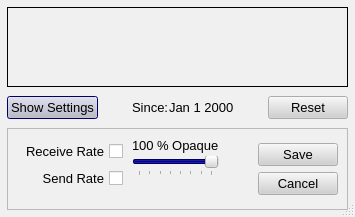
<ui version="4.0" >
 <author></author>
 <comment></comment>
 <exportmacro></exportmacro>
 <class>BandwidthGraph</class>
 <widget class="QDialog" name="BandwidthGraph" >
  <property name="geometry" >
   <rect>
    <x>0</x>
    <y>0</y>
    <width>353</width>
    <height>202</height>
   </rect>
  </property>
  <property name="palette" >
   <palette>
    <active>
     <color>
      <red>0</red>
      <green>0</green>
      <blue>0</blue>
     </color>
     <color>
      <red>208</red>
      <green>208</green>
      <blue>208</blue>
     </color>
     <color>
      <red>255</red>
      <green>255</green>
      <blue>255</blue>
     </color>
     <color>
      <red>247</red>
      <green>247</green>
      <blue>247</blue>
     </color>
     <color>
      <red>120</red>
      <green>120</green>
      <blue>120</blue>
     </color>
     <color>
      <red>160</red>
      <green>160</green>
      <blue>160</blue>
     </color>
     <color>
      <red>0</red>
      <green>0</green>
      <blue>0</blue>
     </color>
     <color>
      <red>255</red>
      <green>255</green>
      <blue>255</blue>
     </color>
     <color>
      <red>0</red>
      <green>0</green>
      <blue>0</blue>
     </color>
     <color>
      <red>255</red>
      <green>255</green>
      <blue>255</blue>
     </color>
     <color>
      <red>240</red>
      <green>240</green>
      <blue>240</blue>
     </color>
     <color>
      <red>0</red>
      <green>0</green>
      <blue>0</blue>
     </color>
     <color>
      <red>0</red>
      <green>0</green>
      <blue>128</blue>
     </color>
     <color>
      <red>255</red>
      <green>255</green>
      <blue>255</blue>
     </color>
     <color>
      <red>0</red>
      <green>0</green>
      <blue>255</blue>
     </color>
     <color>
      <red>255</red>
      <green>0</green>
      <blue>255</blue>
     </color>
     <color>
      <red>247</red>
      <green>247</green>
      <blue>247</blue>
     </color>
    </active>
    <inactive>
     <color>
      <red>0</red>
      <green>0</green>
      <blue>0</blue>
     </color>
     <color>
      <red>208</red>
      <green>208</green>
      <blue>208</blue>
     </color>
     <color>
      <red>255</red>
      <green>255</green>
      <blue>255</blue>
     </color>
     <color>
      <red>247</red>
      <green>247</green>
      <blue>247</blue>
     </color>
     <color>
      <red>120</red>
      <green>120</green>
      <blue>120</blue>
     </color>
     <color>
      <red>160</red>
      <green>160</green>
      <blue>160</blue>
     </color>
     <color>
      <red>0</red>
      <green>0</green>
      <blue>0</blue>
     </color>
     <color>
      <red>255</red>
      <green>255</green>
      <blue>255</blue>
     </color>
     <color>
      <red>0</red>
      <green>0</green>
      <blue>0</blue>
     </color>
     <color>
      <red>255</red>
      <green>255</green>
      <blue>255</blue>
     </color>
     <color>
      <red>240</red>
      <green>240</green>
      <blue>240</blue>
     </color>
     <color>
      <red>0</red>
      <green>0</green>
      <blue>0</blue>
     </color>
     <color>
      <red>0</red>
      <green>0</green>
      <blue>128</blue>
     </color>
     <color>
      <red>255</red>
      <green>255</green>
      <blue>255</blue>
     </color>
     <color>
      <red>0</red>
      <green>0</green>
      <blue>255</blue>
     </color>
     <color>
      <red>255</red>
      <green>0</green>
      <blue>255</blue>
     </color>
     <color>
      <red>247</red>
      <green>247</green>
      <blue>247</blue>
     </color>
    </inactive>
    <disabled>
     <color>
      <red>120</red>
      <green>120</green>
      <blue>120</blue>
     </color>
     <color>
      <red>208</red>
      <green>208</green>
      <blue>208</blue>
     </color>
     <color>
      <red>255</red>
      <green>255</green>
      <blue>255</blue>
     </color>
     <color>
      <red>247</red>
      <green>247</green>
      <blue>247</blue>
     </color>
     <color>
      <red>120</red>
      <green>120</green>
      <blue>120</blue>
     </color>
     <color>
      <red>160</red>
      <green>160</green>
      <blue>160</blue>
     </color>
     <color>
      <red>120</red>
      <green>120</green>
      <blue>120</blue>
     </color>
     <color>
      <red>255</red>
      <green>255</green>
      <blue>255</blue>
     </color>
     <color>
      <red>120</red>
      <green>120</green>
      <blue>120</blue>
     </color>
     <color>
      <red>240</red>
      <green>240</green>
      <blue>240</blue>
     </color>
     <color>
      <red>240</red>
      <green>240</green>
      <blue>240</blue>
     </color>
     <color>
      <red>0</red>
      <green>0</green>
      <blue>0</blue>
     </color>
     <color>
      <red>0</red>
      <green>0</green>
      <blue>107</blue>
     </color>
     <color>
      <red>255</red>
      <green>255</green>
      <blue>255</blue>
     </color>
     <color>
      <red>0</red>
      <green>0</green>
      <blue>255</blue>
     </color>
     <color>
      <red>255</red>
      <green>0</green>
      <blue>255</blue>
     </color>
     <color>
      <red>247</red>
      <green>247</green>
      <blue>247</blue>
     </color>
    </disabled>
   </palette>
  </property>
  <property name="font" >
   <font>
    <family>Arial</family>
    <pointsize>10</pointsize>
    <weight>50</weight>
    <italic>false</italic>
    <bold>false</bold>
    <underline>false</underline>
    <strikeout>false</strikeout>
   </font>
  </property>
  <property name="contextMenuPolicy" >
   <enum>Qt::NoContextMenu</enum>
  </property>
  <property name="windowTitle" >
   <string>Tor Bandwidth Usage</string>
  </property>
  <property name="windowIcon" >
   <iconset resource="..\res\vidalia.qrc" >:/images/16x16/16x16/utilities-system-monitor.png</iconset>
  </property>
  <property name="sizeGripEnabled" >
   <bool>true</bool>
  </property>
  <layout class="QVBoxLayout" >
   <property name="margin" >
    <number>7</number>
   </property>
   <property name="spacing" >
    <number>6</number>
   </property>
   <item>
    <widget class="GraphFrame" name="frmGraph" >
     <property name="minimumSize" >
      <size>
       <width>120</width>
       <height>80</height>
      </size>
     </property>
     <property name="font" >
      <font>
       <family>Arial</family>
       <pointsize>10</pointsize>
       <weight>50</weight>
       <italic>false</italic>
       <bold>false</bold>
       <underline>false</underline>
       <strikeout>false</strikeout>
      </font>
     </property>
     <property name="contextMenuPolicy" >
      <enum>Qt::NoContextMenu</enum>
     </property>
     <property name="frameShape" >
      <enum>QFrame::Box</enum>
     </property>
     <property name="frameShadow" >
      <enum>QFrame::Plain</enum>
     </property>
    </widget>
   </item>
   <item>
    <layout class="QHBoxLayout" >
     <property name="margin" >
      <number>0</number>
     </property>
     <property name="spacing" >
      <number>6</number>
     </property>
     <item>
      <widget class="QPushButton" name="btnToggleSettings" >
       <property name="text" >
        <string>Show Settings</string>
       </property>
       <property name="checkable" >
        <bool>true</bool>
       </property>
      </widget>
     </item>
     <item>
      <spacer>
       <property name="orientation" >
        <enum>Qt::Horizontal</enum>
       </property>
       <property name="sizeHint" >
        <size>
         <width>16</width>
         <height>29</height>
        </size>
       </property>
      </spacer>
     </item>
     <item>
      <layout class="QHBoxLayout" >
       <property name="margin" >
        <number>0</number>
       </property>
       <property name="spacing" >
        <number>0</number>
       </property>
       <item>
        <widget class="QLabel" name="label_4" >
         <property name="maximumSize" >
          <size>
           <width>16777215</width>
           <height>27</height>
          </size>
         </property>
         <property name="font" >
          <font>
           <family>Arial</family>
           <pointsize>10</pointsize>
           <weight>50</weight>
           <italic>false</italic>
           <bold>false</bold>
           <underline>false</underline>
           <strikeout>false</strikeout>
          </font>
         </property>
         <property name="contextMenuPolicy" >
          <enum>Qt::NoContextMenu</enum>
         </property>
         <property name="text" >
          <string>Since:</string>
         </property>
        </widget>
       </item>
       <item>
        <widget class="QLabel" name="lblStartTime" >
         <property name="maximumSize" >
          <size>
           <width>16777215</width>
           <height>27</height>
          </size>
         </property>
         <property name="font" >
          <font>
           <family>Arial</family>
           <pointsize>10</pointsize>
           <weight>50</weight>
           <italic>false</italic>
           <bold>false</bold>
           <underline>false</underline>
           <strikeout>false</strikeout>
          </font>
         </property>
         <property name="contextMenuPolicy" >
          <enum>Qt::NoContextMenu</enum>
         </property>
         <property name="text" >
          <string>Jan 1 2000</string>
         </property>
        </widget>
       </item>
      </layout>
     </item>
     <item>
      <spacer>
       <property name="orientation" >
        <enum>Qt::Horizontal</enum>
       </property>
       <property name="sizeHint" >
        <size>
         <width>21</width>
         <height>20</height>
        </size>
       </property>
      </spacer>
     </item>
     <item>
      <widget class="QPushButton" name="btnReset" >
       <property name="text" >
        <string>Reset</string>
       </property>
      </widget>
     </item>
    </layout>
   </item>
   <item>
    <widget class="QFrame" name="frmSettings" >
     <property name="sizePolicy" >
      <sizepolicy>
       <hsizetype>0</hsizetype>
       <vsizetype>0</vsizetype>
       <horstretch>0</horstretch>
       <verstretch>0</verstretch>
      </sizepolicy>
     </property>
     <property name="minimumSize" >
      <size>
       <width>341</width>
       <height>82</height>
      </size>
     </property>
     <property name="maximumSize" >
      <size>
       <width>341</width>
       <height>82</height>
      </size>
     </property>
     <property name="contextMenuPolicy" >
      <enum>Qt::NoContextMenu</enum>
     </property>
     <property name="frameShape" >
      <enum>QFrame::StyledPanel</enum>
     </property>
     <property name="frameShadow" >
      <enum>QFrame::Raised</enum>
     </property>
     <layout class="QHBoxLayout" >
      <property name="margin" >
       <number>9</number>
      </property>
      <property name="spacing" >
       <number>6</number>
      </property>
      <item>
       <layout class="QVBoxLayout" >
        <property name="margin" >
         <number>3</number>
        </property>
        <property name="spacing" >
         <number>6</number>
        </property>
        <item>
         <widget class="QCheckBox" name="chkReceiveRate" >
          <property name="font" >
           <font>
            <family>Arial</family>
            <pointsize>10</pointsize>
            <weight>50</weight>
            <italic>false</italic>
            <bold>false</bold>
            <underline>false</underline>
            <strikeout>false</strikeout>
           </font>
          </property>
          <property name="contextMenuPolicy" >
           <enum>Qt::NoContextMenu</enum>
          </property>
          <property name="toolTip" >
           <string/>
          </property>
          <property name="layoutDirection" >
           <enum>Qt::RightToLeft</enum>
          </property>
          <property name="text" >
           <string>Receive Rate</string>
          </property>
          <property name="checked" >
           <bool>false</bool>
          </property>
         </widget>
        </item>
        <item>
         <widget class="QCheckBox" name="chkSendRate" >
          <property name="font" >
           <font>
            <family>Arial</family>
            <pointsize>10</pointsize>
            <weight>50</weight>
            <italic>false</italic>
            <bold>false</bold>
            <underline>false</underline>
            <strikeout>false</strikeout>
           </font>
          </property>
          <property name="contextMenuPolicy" >
           <enum>Qt::NoContextMenu</enum>
          </property>
          <property name="toolTip" >
           <string/>
          </property>
          <property name="layoutDirection" >
           <enum>Qt::RightToLeft</enum>
          </property>
          <property name="text" >
           <string>Send Rate</string>
          </property>
          <property name="checked" >
           <bool>false</bool>
          </property>
         </widget>
        </item>
        <item>
         <spacer>
          <property name="orientation" >
           <enum>Qt::Vertical</enum>
          </property>
          <property name="sizeHint" >
           <size>
            <width>20</width>
            <height>21</height>
           </size>
          </property>
         </spacer>
        </item>
       </layout>
      </item>
      <item>
       <widget class="QFrame" name="frmOpacity" >
        <property name="contextMenuPolicy" >
         <enum>Qt::NoContextMenu</enum>
        </property>
        <property name="frameShape" >
         <enum>QFrame::NoFrame</enum>
        </property>
        <property name="frameShadow" >
         <enum>QFrame::Plain</enum>
        </property>
        <layout class="QVBoxLayout" >
         <property name="margin" >
          <number>0</number>
         </property>
         <property name="spacing" >
          <number>3</number>
         </property>
         <item>
          <layout class="QHBoxLayout" >
           <property name="margin" >
            <number>0</number>
           </property>
           <property name="spacing" >
            <number>0</number>
           </property>
           <item>
            <widget class="QLabel" name="lblPercentOpacity" >
             <property name="minimumSize" >
              <size>
               <width>25</width>
               <height>0</height>
              </size>
             </property>
             <property name="font" >
              <font>
               <family>Arial</family>
               <pointsize>10</pointsize>
               <weight>50</weight>
               <italic>false</italic>
               <bold>false</bold>
               <underline>false</underline>
               <strikeout>false</strikeout>
              </font>
             </property>
             <property name="contextMenuPolicy" >
              <enum>Qt::NoContextMenu</enum>
             </property>
             <property name="layoutDirection" >
              <enum>Qt::RightToLeft</enum>
             </property>
             <property name="text" >
              <string>100</string>
             </property>
            </widget>
           </item>
           <item>
            <widget class="QLabel" name="label" >
             <property name="font" >
              <font>
               <family>Arial</family>
               <pointsize>10</pointsize>
               <weight>50</weight>
               <italic>false</italic>
               <bold>false</bold>
               <underline>false</underline>
               <strikeout>false</strikeout>
              </font>
             </property>
             <property name="contextMenuPolicy" >
              <enum>Qt::NoContextMenu</enum>
             </property>
             <property name="text" >
              <string>% Opaque</string>
             </property>
            </widget>
           </item>
          </layout>
         </item>
         <item>
          <widget class="QSlider" name="sldrOpacity" >
           <property name="contextMenuPolicy" >
            <enum>Qt::NoContextMenu</enum>
           </property>
           <property name="toolTip" >
            <string>Changes the transparency of the Bandwidth Graph</string>
           </property>
           <property name="minimum" >
            <number>30</number>
           </property>
           <property name="maximum" >
            <number>100</number>
           </property>
           <property name="value" >
            <number>100</number>
           </property>
           <property name="sliderPosition" >
            <number>100</number>
           </property>
           <property name="tracking" >
            <bool>false</bool>
           </property>
           <property name="orientation" >
            <enum>Qt::Horizontal</enum>
           </property>
           <property name="invertedAppearance" >
            <bool>false</bool>
           </property>
           <property name="tickPosition" >
            <enum>QSlider::TicksBelow</enum>
           </property>
           <property name="tickInterval" >
            <number>10</number>
           </property>
          </widget>
         </item>
         <item>
          <spacer>
           <property name="orientation" >
            <enum>Qt::Vertical</enum>
           </property>
           <property name="sizeHint" >
            <size>
             <width>20</width>
             <height>20</height>
            </size>
           </property>
          </spacer>
         </item>
        </layout>
       </widget>
      </item>
      <item>
       <spacer>
        <property name="orientation" >
         <enum>Qt::Horizontal</enum>
        </property>
        <property name="sizeHint" >
         <size>
          <width>21</width>
          <height>20</height>
         </size>
        </property>
       </spacer>
      </item>
      <item>
       <layout class="QVBoxLayout" >
        <property name="margin" >
         <number>0</number>
        </property>
        <property name="spacing" >
         <number>1</number>
        </property>
        <item>
         <widget class="QPushButton" name="btnSaveSettings" >
          <property name="text" >
           <string>Save</string>
          </property>
         </widget>
        </item>
        <item>
         <widget class="QPushButton" name="btnCancelSettings" >
          <property name="text" >
           <string>Cancel</string>
          </property>
         </widget>
        </item>
       </layout>
      </item>
     </layout>
    </widget>
   </item>
  </layout>
 </widget>
 <pixmapfunction></pixmapfunction>
 <customwidgets>
  <customwidget>
   <class>GraphFrame</class>
   <extends>QFrame</extends>
   <header>gui/bwgraph/graphframe.h</header>
   <container>0</container>
   <pixmap></pixmap>
  </customwidget>
 </customwidgets>
 <resources>
  <include location="../res/vidalia.qrc" />
 </resources>
 <connections>
  <connection>
   <sender>sldrOpacity</sender>
   <signal>valueChanged(int)</signal>
   <receiver>lblPercentOpacity</receiver>
   <slot>setNum(int)</slot>
   <hints>
    <hint type="sourcelabel" >
     <x>179</x>
     <y>282</y>
    </hint>
    <hint type="destinationlabel" >
     <x>147</x>
     <y>255</y>
    </hint>
   </hints>
  </connection>
 </connections>
</ui>
